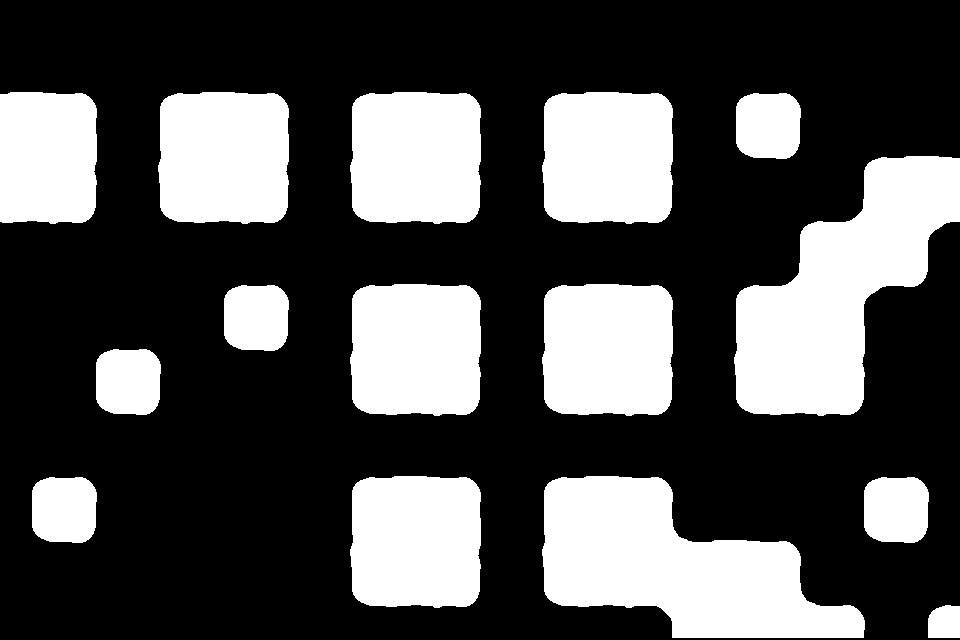

Rendered tile map (Tiled .tmx) drawn with the repository's tilesets; below, a short description and the full map source, tile grids included:
An orthogonal 15x10 tile map with 64x64 px tiles, 1 tile layer (Chao) and 14 objects (12x Prefab, ZonadeMorte, Caminho).

<map version="1.0" orientation="orthogonal" renderorder="right-down" width="15" height="10" tilewidth="64" tileheight="64" nextobjectid="57">
 <tileset firstgid="1" source="TilesetSimples/tileset.tsx" />
 <layer name="Chao" width="15" height="10" offsetx="0" offsety="-2">
  <properties>
   <property name="unity:layer" value="Solido" />
  </properties>
  <data encoding="csv">
0,0,0,0,0,0,0,0,0,0,0,0,0,0,0,
2,3,1,2,3,1,2,3,1,2,3,1,3,0,0,
7,8,6,7,8,6,7,8,6,7,8,11,13,1,2,
12,13,11,12,13,11,12,13,11,12,13,0,1,4,10,
0,0,0,1,3,1,2,3,1,2,3,1,4,10,13,
0,1,3,11,13,6,7,8,6,7,8,6,7,8,0,
0,11,13,0,0,11,12,13,11,12,13,11,12,13,0,
1,3,0,0,0,1,2,3,1,2,3,0,0,1,3,
11,13,0,0,0,6,7,8,6,7,5,2,3,11,13,
0,0,0,0,0,11,12,13,11,12,9,7,5,3,1
</data>
 </layer>
 <objectgroup name="Objetos" offsetx="-2" offsety="-3">
  <properties>
   <property name="unity:layer" value="Objetos" />
  </properties>
  <object id="4" name="Porta" type="Prefab" gid="17" x="6.27273" y="96.5758" width="64" height="64">
   <properties>
    <property name="PrefabSwap" type="bool" value="true" />
   </properties>
  </object>
  <object id="30" name="Placa" type="Prefab" gid="15" x="386.576" y="489.485" width="64" height="64">
   <properties>
    <property name="PrefabSwap" type="bool" value="true" />
    <property name="msg" value="As vezes o Cristal pode te prejudicar" />
   </properties>
  </object>
  <object id="31" name="Jogador" type="Prefab" gid="20" x="799.97" y="605.848" width="64" height="64">
   <properties>
    <property name="PrefabSwap" type="bool" value="true" />
   </properties>
  </object>
  <object id="32" name="Cristal" type="Prefab" gid="23" x="907.333" y="166" width="64" height="64">
   <properties>
    <property name="PrefabSwap" type="bool" value="true" />
   </properties>
  </object>
  <object id="36" name="Bloco" type="Prefab" gid="21" x="52.0303" y="79.5909" width="64" height="64">
   <properties>
    <property name="PrefabSwap" type="bool" value="true" />
   </properties>
  </object>
  <object id="38" name="Bloco" type="Prefab" gid="21" x="-34.9394" y="77.303" width="64" height="64">
   <properties>
    <property name="PrefabSwap" type="bool" value="true" />
   </properties>
  </object>
  <object id="39" name="Bloco" type="Prefab" gid="21" x="17.5758" y="46.4242" width="64" height="64">
   <properties>
    <property name="PrefabSwap" type="bool" value="true" />
   </properties>
  </object>
  <object id="40" name="Chave" type="Prefab" gid="18" x="867.121" y="489.939" width="64" height="64">
   <properties>
    <property name="PrefabSwap" type="bool" value="true" />
   </properties>
  </object>
  <object id="41" name="ZonadeMorte" x="-15" y="629" width="995" height="130">
   <properties>
    <property name="unity:isTrigger" value="true" />
    <property name="unity:layer" value="Morte" />
   </properties>
  </object>
  <object id="43" name="Bloco" type="Prefab" gid="21" x="51.1818" y="110.939" width="64" height="64">
   <properties>
    <property name="PrefabSwap" type="bool" value="true" />
   </properties>
  </object>
  <object id="44" name="Bloco" type="Prefab" gid="21" x="52.1212" y="48.0909" width="64" height="64">
   <properties>
    <property name="PrefabSwap" type="bool" value="true" />
   </properties>
  </object>
  <object id="45" name="Bloco" type="Prefab" gid="21" x="-14.8788" y="46.3636" width="64" height="64">
   <properties>
    <property name="PrefabSwap" type="bool" value="true" />
   </properties>
  </object>
  <object id="55" name="Caminho" x="194.697" y="400.303">
   <properties>
    <property name="AddComp" value="Caminho" />
    <property name="unity:isTrigger" type="bool" value="true" />
   </properties>
   <polyline points="149,90 -89,88 150,89" />
  </object>
  <object id="56" name="Bloco" type="Prefab" gid="21" x="-36" y="109" width="64" height="64">
   <properties>
    <property name="PrefabSwap" type="bool" value="true" />
   </properties>
  </object>
 </objectgroup>
</map>
